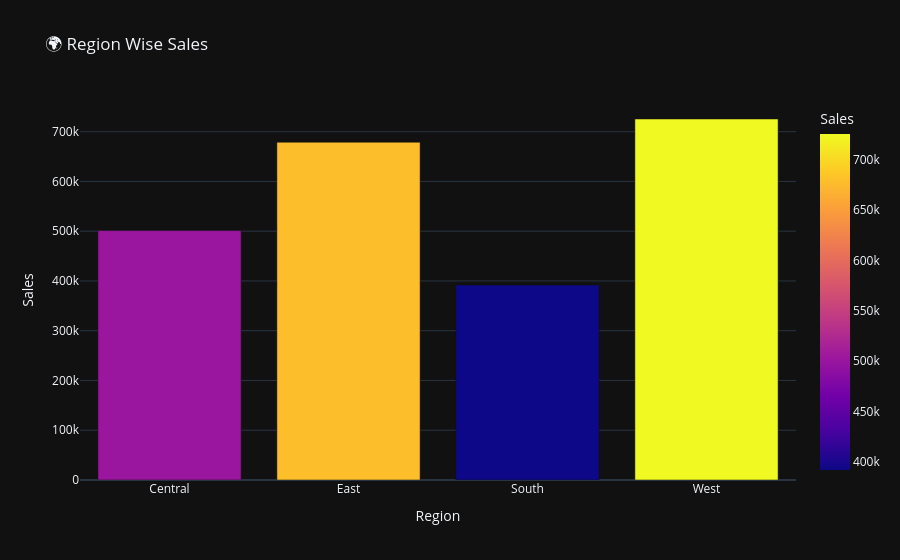

Source (notebook cell):
### Code cell
region_sales = df.groupby(
    'Region'
)['Sales'].sum().reset_index()

fig = px.bar(

    region_sales,

    x='Region',

    y='Sales',

    color='Sales',

    title='🌍 Region Wise Sales',

    template='plotly_dark'
)

fig.show()

### Figure 1 — Plotly figure (JSON) as saved in the notebook; plotly's stock layout.template omitted (floating-point values rounded to 4 significant figures)
{"data": [{"hovertemplate": "Region=%{x}<br>Sales=%{marker.color}<extra></extra>", "legendgroup": "", "marker": {"color": [501200.0, 678800.0, 391700.0, 725500.0], "coloraxis": "coloraxis", "pattern": {"shape": ""}}, "name": "", "orientation": "v", "showlegend": false, "textposition": "auto", "type": "bar", "x": ["Central", "East", "South", "West"], "xaxis": "x", "y": [501200.0, 678800.0, 391700.0, 725500.0], "yaxis": "y"}], "layout": {"barmode": "relative", "coloraxis": {"colorbar": {"title": {"text": "Sales"}}, "colorscale": [[0, "#0d0887"], [0.1111, "#46039f"], [0.2222, "#7201a8"], [0.3333, "#9c179e"], [0.4444, "#bd3786"], [0.5556, "#d8576b"], [0.6667, "#ed7953"], [0.7778, "#fb9f3a"], [0.8889, "#fdca26"], [1, "#f0f921"]]}, "legend": {"tracegroupgap": 0}, "title": {"text": "🌍 Region Wise Sales"}, "xaxis": {"anchor": "y", "domain": [0, 1], "title": {"text": "Region"}}, "yaxis": {"anchor": "x", "domain": [0, 1], "title": {"text": "Sales"}}}}
